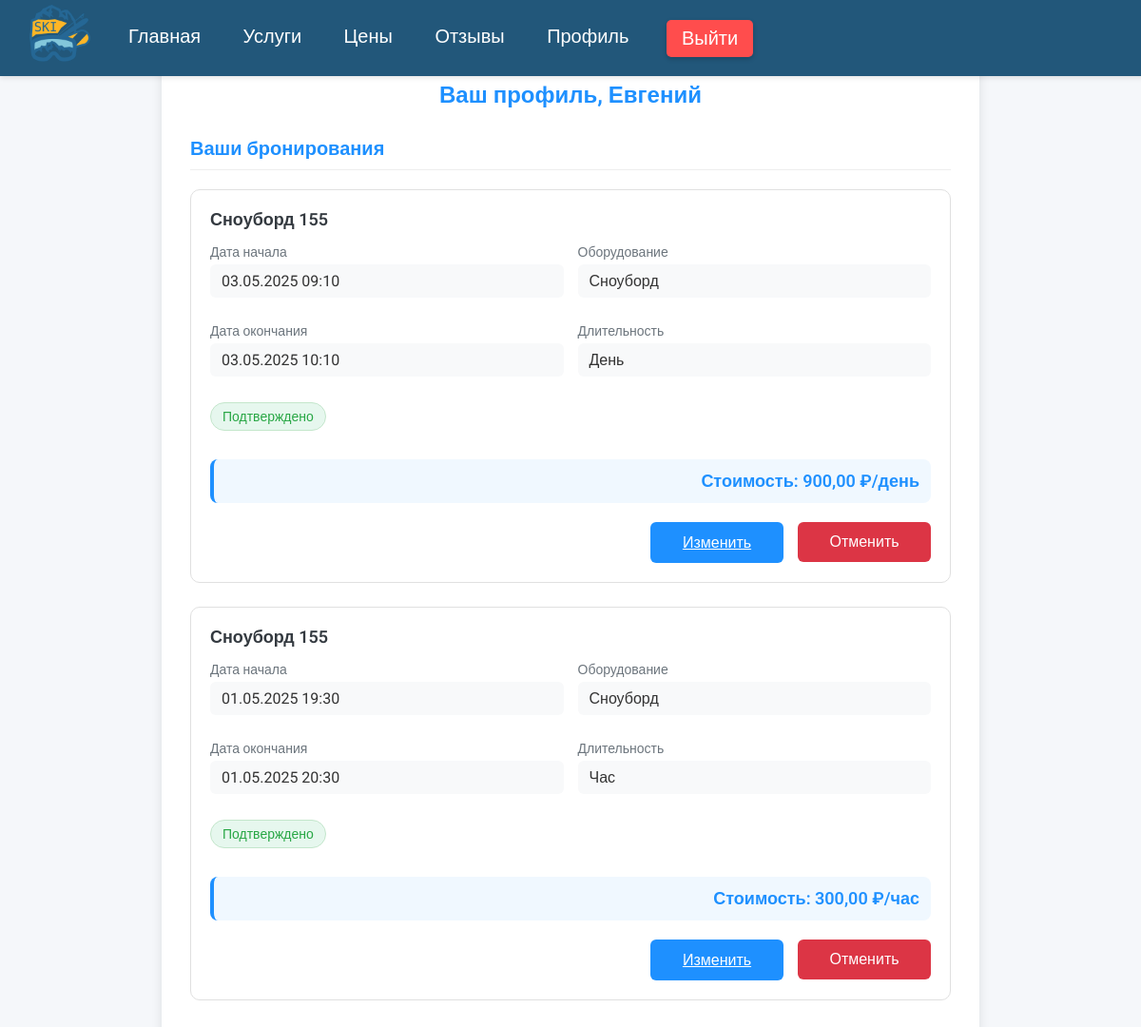
/profile/ (signed in), run on the app's committed database.
### core/models.py (models this page shows, shortened)
class CustomUser(AbstractUser):
    username = None
    phone_regex = RegexValidator(
        regex=r'^\+7\d{10}$',  # Точный формат +7XXXXXXXXXX (11 цифр с +7)
        message="Номер должен быть в формате: '+79991234567' (ровно 11 цифр)"
    )
    phone_number = models.CharField(
        max_length=12,  # +7 + 10 цифр
        unique=True,
        validators=[phone_regex],
        verbose_name="Номер телефона"
    )
    first_name = models.CharField(max_length=30, blank=True, verbose_name="Имя")
    last_name = models.CharField(max_length=30, blank=True, verbose_name="Фамилия")
    role = models.ForeignKey(
        Role,
        on_delete=models.SET_NULL,
        null=True,
        blank=True,
        verbose_name="Роль"
    )
    USERNAME_FIELD = 'phone_number'
    REQUIRED_FIELDS = []
    objects = CustomUserManager()
    class Meta:
        verbose_name = "Пользователь"
        verbose_name_plural = "Пользователи"

class Booking(models.Model):
    STATUS_CHOICES = [
        ('confirmed', 'Подтверждено'),
        ('completed', 'Завершено'),
        ('canceled', 'Отменено'),
    ]
    user = models.ForeignKey(
        'CustomUser',
        on_delete=models.CASCADE,
        verbose_name="Пользователь",
        related_name='bookings'
    )
    service = models.ForeignKey(
        'Service',
        on_delete=models.PROTECT,
        verbose_name="Услуга",
        related_name='bookings'
    )
    equipment = models.ForeignKey(
        'Equipment',
        on_delete=models.PROTECT,
        null=True,
        blank=True,
        verbose_name="Оборудование",
        related_name='bookings'
    )
    start_date = models.DateTimeField(verbose_name="Дата начала")
    end_date = models.DateTimeField(verbose_name="Дата окончания")
    duration_type = models.CharField(
        max_length=10,
        choices=[('hour', 'Час'), ('day', 'День')],
        default='hour',
        verbose_name="Тип длительности"
    )
    status = models.CharField(
        max_length=10,
        choices=STATUS_CHOICES,
        default='confirmed',
        verbose_name="Статус бронирования",
        null=True,
        blank=True
    )
    created_at = models.DateTimeField(
        verbose_name="Дата создания",
        auto_now_add=True
    )
    updated_at = models.DateTimeField(
        verbose_name="Дата обновления",
        auto_now=True
    )
    class Meta:
        verbose_name = "Бронирование"
        verbose_name_plural = "Бронирования"
        ordering = ['-start_date']
        indexes = [
            models.Index(fields=['start_date']),
            models.Index(fields=['end_date']),
        ]

class Service(models.Model):
    name = models.CharField(max_length=100, verbose_name="Название")
    description = models.TextField(blank=True, verbose_name="Описание")
    service_type = models.ForeignKey(ServiceType, on_delete=models.SET_NULL, null=True, verbose_name="Тип услуги")
    equipment = models.ManyToManyField('Equipment', blank=True, verbose_name="Оборудование")
    prices = models.ManyToManyField(Price, blank=True, verbose_name="Цены")
    class Meta:
        verbose_name = "Услуга"
        verbose_name_plural = "Услуги"

class Equipment(models.Model):
    EQUIPMENT_STATUS = (
        ('ready', 'Готов к использованию'),
        ('repair', 'В ремонте'),
    )
    name = models.CharField(max_length=100, verbose_name="Название")
    size = models.CharField(max_length=10, blank=True, verbose_name="Размер")
    status = models.CharField(max_length=10, choices=EQUIPMENT_STATUS, default='ready', verbose_name="Статус")
    class Meta:
        verbose_name = "Оборудование"
        verbose_name_plural = "Оборудование"

class Price(models.Model):
    name = models.CharField(max_length=100, verbose_name="Название")
    price_per_hour = models.DecimalField(max_digits=10, decimal_places=2, validators=[MinValueValidator(0)],
                                         verbose_name="Цена за час")
    price_per_day = models.DecimalField(max_digits=10, decimal_places=2, validators=[MinValueValidator(0)],
                                        verbose_name="Цена за день")
    class Meta:
        verbose_name = "Цена"
        verbose_name_plural = "Цены"

### core/views.py (the view)
# urls.py: path('profile/', views.ProfileView.as_view(), name='profile'),
class ProfileView(LoginRequiredMixin, ListView):
    model = Booking
    template_name = 'profile.html'
    context_object_name = 'bookings'
    def get_queryset(self):
        return Booking.objects.filter(
            user=self.request.user,
            end_date__gte=timezone.now()
        ) | Booking.objects.filter(
            user=self.request.user,
            end_date__isnull=True
        )
    def get_context_data(self, **kwargs):
        context = super().get_context_data(**kwargs)
        context['services'] = {s.id: s for s in Service.objects.all()}
        context['equipment'] = {e.id: e for e in Equipment.objects.all()}
        return context

### core/templates/profile.html (shortened to what this page needs)
{% extends "base.html" %}
{% block content %}
<div class="container">
    <h1>Ваш профиль, <span>{{ user.first_name|default:user.phone_number }}</span></h1>
    <h2>Ваши бронирования</h2>
    {% if bookings %}
    {% for booking in bookings %}
    <div class="booking-card">
        <div class="booking-title">{{ booking.service.name|default:"Бронирование" }}</div>
        <div class="booking-details">
            <div class="detail-group">
                <div class="detail-label">Дата начала</div>
                <div class="detail-value">{{ booking.start_date|date:"d.m.Y H:i" }}</div>
            </div>
            <div class="detail-group">
                <div class="detail-label">Оборудование</div>
                <div class="detail-value">{{ booking.equipment.name|default:"Не указано" }}</div>
            </div>
            <div class="detail-group">
                <div class="detail-label">Дата окончания</div>
                <div class="detail-value">{{ booking.end_date|date:"d.m.Y H:i" }}</div>
            </div>
            <div class="detail-group">
                <div class="detail-label">Длительность</div>
                <div class="detail-value">{{ booking.get_duration_type_display }}</div>
            </div>
        </div>
        <span class="booking-status status-{{ booking.status }}">
                {{ booking.get_status_display }}
            </span>
        <div class="booking-price">
            {% with price=booking.service.prices.first %}
            {% if price %}
            {% if booking.duration_type == 'hour' %}
            Стоимость: {{ price.price_per_hour }} ₽/час
            {% else %}
            Стоимость: {{ price.price_per_day }} ₽/день
            {% endif %}
            {% else %}
            Стоимость: не указана
            {% endif %}
            {% endwith %}
        </div>
        <div class="booking-actions">
            <a href="{% url 'edit_booking' booking.id %}" class="btn btn-edit">Изменить</a>
            <form action="{% url 'delete_booking' booking.id %}" method="POST" style="display: inline;">
                <button type="submit" class="btn btn-cancel">Отменить</button>
            </form>
        </div>
    </div>
    {% endfor %}
    {% else %}
    <div class="no-bookings">
        <i class="fas fa-calendar-times" style="font-size: 36px; margin-bottom: 15px; color: var(--secondary);"></i>
        <p>У вас нет активных бронирований</p>
    </div>
    {% endif %}
</div>
{% endblock %}

### core/static/css/style.css (style rules this page uses)
body { font-family: 'Roboto', sans-serif; margin: 0; padding: 0; background-color: #22577a; color: #333; font-size: 18px; }

### core/templates/profile.html (style rules this page uses)
:root { --primary: #1e90ff; --success: #28a745; --info: #17a2b8; --danger: #dc3545; --warning: #ffc107; --secondary: #6c757d; --light: #f8f9fa; --dark: #343a40; }
body { font-family: 'Roboto', sans-serif; background-color: #f5f7fa; margin: 0; padding: 0; color: #333; }
.container { width: 90%; max-width: 800px; margin: 40px auto; padding: 30px; background-color: white; border-radius: 10px; box-shadow: 0 4px 12px rgba(0, 0, 0, 0.1); }
h1 { color: var(--primary); text-align: center; margin-bottom: 30px; font-size: 24px; font-weight: 600; }
h2 { color: var(--primary); font-size: 20px; font-weight: 600; margin: 25px 0 20px; padding-bottom: 10px; border-bottom: 1px solid #eee; }
.booking-card { padding: 20px; margin-bottom: 25px; border: 1px solid #e0e0e0; border-radius: 10px; background-color: white; transition: all 0.3s ease; }
.booking-title { font-size: 18px; font-weight: 600; color: var(--dark); margin-bottom: 15px; }
.booking-details { display: grid; grid-template-columns: 1fr 1fr; gap: 15px; margin-bottom: 15px; }
.detail-group { margin-bottom: 12px; }
.detail-label { font-weight: 500; color: var(--secondary); font-size: 14px; margin-bottom: 5px; }
.detail-value { font-size: 16px; padding: 8px 12px; background-color: #f8f9fa; border-radius: 6px; }
.booking-status { display: inline-block; padding: 6px 12px; border-radius: 20px; font-size: 14px; font-weight: 500; margin-bottom: 15px; }
.status-confirmed { background-color: #e6f7ee; color: var(--success); border: 1px solid #c3e6cb; }
.booking-price { font-size: 18px; font-weight: 600; color: var(--primary); text-align: right; margin: 15px 0; padding: 12px; background-color: #f0f8ff; border-radius: 8px; border-left: 4px solid var(--primary); }
.booking-actions { display: flex; justify-content: flex-end; gap: 15px; margin-top: 20px; }
.btn { padding: 12px 24px; border: none; border-radius: 6px; cursor: pointer; font-weight: 500; text-align: center; display: inline-flex; align-items: center; justify-content: center; transition: all 0.2s; width: 150px; box-sizing: border-box; }
.btn-edit { background-color: var(--primary); color: white; }
.btn-cancel { background-color: var(--danger); color: white; }
.btn { padding: 12px 0; border: none; border-radius: 6px; cursor: pointer; font-weight: 500; text-align: center; display: inline-block; width: 140px; font-size: 16px; transition: all 0.2s; box-sizing: border-box; }

### data on the page
CustomUser: first_name "Евгений"
Booking: service.name "Сноуборд 155", start_date "03.05.2025 09:10", equipment.name "Сноуборд", end_date "03.05.2025 10:10", duration_type "День", status "Подтверждено", service.prices.first.price_per_day "900,00"
Booking: service.name "Сноуборд 155", start_date "01.05.2025 19:30", equipment.name "Сноуборд", end_date "01.05.2025 20:30", duration_type "Час", status "Подтверждено", service.prices.first.price_per_hour "300,00"
